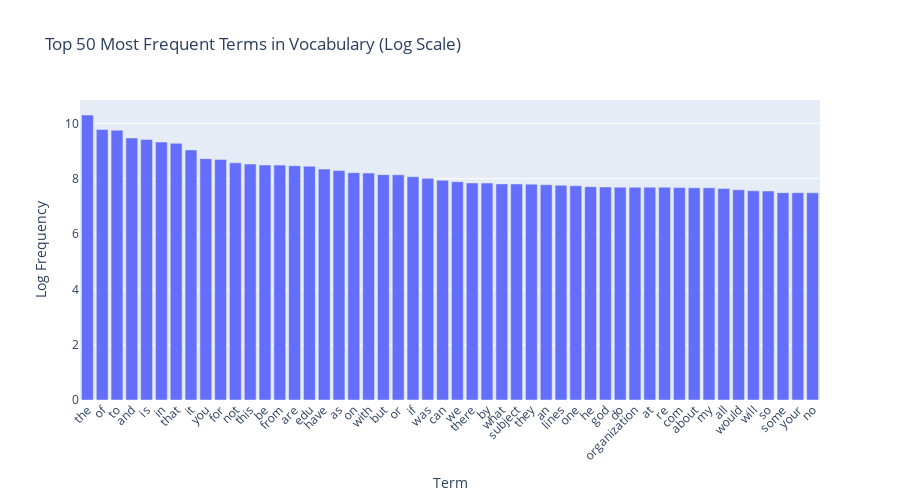

The code cell stored with this chart in its notebook:
### Markdown cell above
### >>> **Exercise 15 (take home):** 
You can copy the code from the previous exercise and change the 'term_frequencies' variable for the 'term_frequencies_log', comment about the differences that you observe and talk about other possible insights that we can get from a log distribution.

### Code cell
# Answer here

# You can copy the code from the previous exercise and change the 'term_frequencies' variable for the 'term_frequencies_log', comment about the differences that you observe and talk about other possible insights that we can get from a log distribution.

import plotly.express as px
import numpy as np, pandas as pd

vocab_df = pd.DataFrame({
    'term': count_vect.get_feature_names_out(),
    'frequency': np.asarray(X_counts.sum(axis=0)).flatten(),
    'log_frequency': [math.log(i) if i > 0 else 0 for i in np.asarray(X_counts.sum(axis=0)).flatten()]
})

fig = px.bar(vocab_df.sort_values(by='log_frequency', ascending=False).head(50), 
             x='term', y='log_frequency', 
             title='Top 50 Most Frequent Terms in Vocabulary (Log Scale)')
fig.update_layout(xaxis_tickangle=-45,
                    xaxis_title='Term',
                    yaxis_title='Log Frequency',
                    width=900, height=500)
fig.show()


"""
The log scale visualization compresses the range of term frequencies, making it easier to see differences among less frequent terms.
Additionally, using a log scale can help in identifying patterns that may not be visible in a linear scale, such as the presence of outliers or the distribution of terms across different frequency ranges.
"""

### Figure 1 — Plotly figure (JSON) as saved in the notebook; plotly's stock layout.template omitted (floating-point values rounded to 4 significant figures)
{"data": [{"hovertemplate": "term=%{x}<br>log_frequency=%{y}<extra></extra>", "legendgroup": "", "marker": {"color": "#636efa", "pattern": {"shape": ""}}, "name": "", "orientation": "v", "showlegend": false, "textposition": "auto", "type": "bar", "x": ["the", "of", "to", "and", "is", "in", "that", "it", "you", "for", "not", "this", "be", "from", "are", "edu", "have", "as", "on", "with", "but", "or", "if", "was", "can", "we", "there", "by", "what", "subject", "they", "an", "lines", "one", "he", "god", "do", "organization", "at", "re", "com", "about", "my", "all", "would", "will", "so", "some", "your", "no"], "xaxis": "x", "y": [10.3, 9.779, 9.754, 9.474, 9.421, 9.326, 9.28, 9.042, 8.725, 8.693, 8.573, 8.53, 8.497, 8.492, 8.47, 8.45, 8.347, 8.298, 8.219, 8.204, 8.147, 8.141, 8.073, 8.013, 7.944, 7.891, 7.846, 7.843, 7.813, 7.81, 7.803, 7.78, 7.763, 7.746, 7.711, 7.703, 7.693, 7.693, 7.692, 7.69, 7.683, 7.672, 7.67, 7.646, 7.601, 7.563, 7.556, 7.497, 7.492, 7.491], "yaxis": "y"}], "layout": {"barmode": "relative", "height": 500, "legend": {"tracegroupgap": 0}, "title": {"text": "Top 50 Most Frequent Terms in Vocabulary (Log Scale)"}, "width": 900, "xaxis": {"anchor": "y", "domain": [0, 1], "tickangle": -45, "title": {"text": "Term"}}, "yaxis": {"anchor": "x", "domain": [0, 1], "title": {"text": "Log Frequency"}}}}
